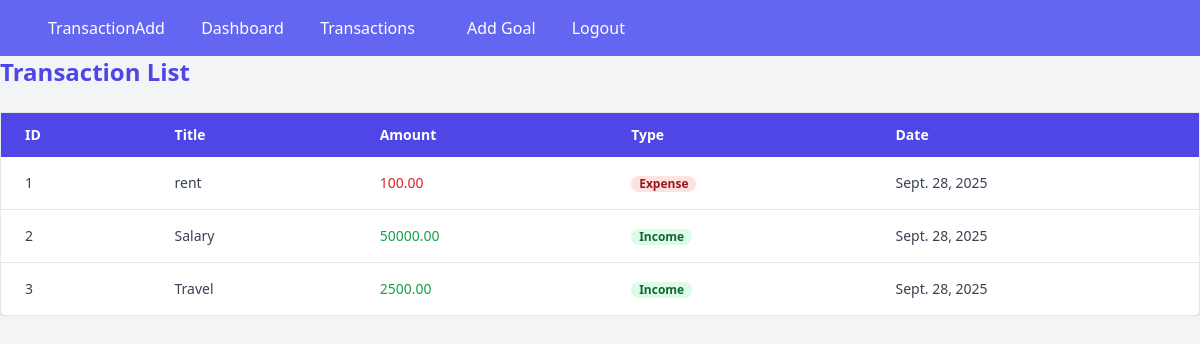
Page /finance/transaction-list (signed in) on the earlier database version.
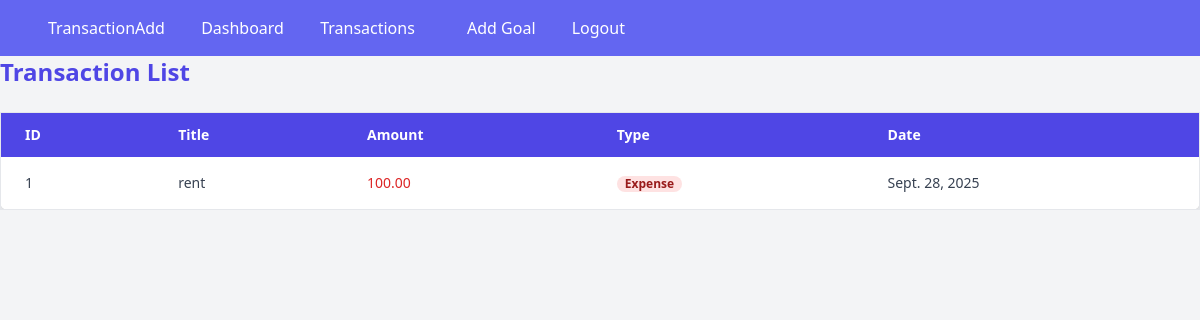
Same page on the later database version.
### finance/models.py (models this page shows, shortened)
class Transaction(models.Model):
    Transaction_Types = [
        ('Income', 'Income'),
        ('Expense', 'Expense')
    ]
    user = models.ForeignKey(User, on_delete=models.CASCADE)
    title = models.CharField(max_length=250)
    amount = models.DecimalField(max_digits=10, decimal_places=2)
    transaction_type = models.CharField(max_length=10, choices=Transaction_Types)
    date = models.DateField()
    category = models.CharField(max_length=100)

### finance/views.py (the view)
# urls.py: path('transaction-list', TransactionListView.as_view(), name="transaction-list"),
class TransactionListView(LoginRequiredMixin,View):
    def get(self,request,*args,**kwargs):
        transactions = Transaction.objects.all()
        return render(request, 'finance/transaction_list.html',{'transactions':transactions})

### finance/templates/finance/transaction_list.html (shortened to what this page needs)
{% extends "finance/base.html" %}
{% block content %}
<h1 class="text-2xl font-bold mb-6 text-indigo-600">Transaction List</h1>
<div class="overflow-x-auto">
  <table class="min-w-full bg-white border border-gray-200 rounded-lg shadow-md">
    <thead class="bg-indigo-600 text-white">
      <tr>
        <th class="px-6 py-3 text-left text-sm font-semibold">ID</th>
        <th class="px-6 py-3 text-left text-sm font-semibold">Title</th>
        <th class="px-6 py-3 text-left text-sm font-semibold">Amount</th>
        <th class="px-6 py-3 text-left text-sm font-semibold">Type</th>
        <th class="px-6 py-3 text-left text-sm font-semibold">Date</th>
      </tr>
    </thead>
    <tbody class="divide-y divide-gray-200">
      {% for i in transactions %}
      <tr class="hover:bg-gray-100">
        <td class="px-6 py-4 text-sm text-gray-700">{{ i.id }}</td>
        <td class="px-6 py-4 text-sm text-gray-700">{{ i.title }}</td>
        <td class="px-6 py-4 text-sm font-medium
                   {% if i.transaction_type == 'Income' %} text-green-600 {% else %} text-red-600 {% endif %}">
          {{ i.amount }}
        </td>
        <td class="px-6 py-4 text-sm">
          <span class="px-2 inline-flex text-xs font-semibold rounded-full
                       {% if i.transaction_type == 'Income' %}
                         bg-green-100 text-green-800
                       {% else %}
                         bg-red-100 text-red-800
                       {% endif %}">
            {{ i.transaction_type }}
          </span>
        </td>
        <td class="px-6 py-4 text-sm text-gray-700">{{ i.date }}</td>
      </tr>
      {% empty %}
      <tr>
        <td colspan="5" class="px-6 py-4 text-center text-gray-500">No transactions found.</td>
      </tr>
      {% endfor %}
    </tbody>
  </table>
</div>
{% endblock content %}

Differences in the rows shown:
removed Transaction: id "2", title "Salary", amount "50000.00", transaction_type "Income", date "Sept. 28, 2025"
removed Transaction: id "3", title "Travel", amount "2500.00", transaction_type "Income", date "Sept. 28, 2025"
